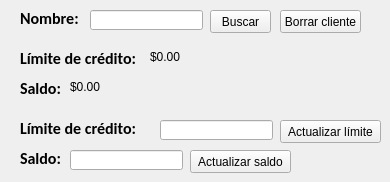
        <widget class="QWidget" name="tab_16">
         <attribute name="title">
          <string>Gestión de saldos</string>
         </attribute>
         <widget class="QLabel" name="nombre_cte_gest_sald">
          <property name="enabled">
           <bool>true</bool>
          </property>
          <property name="geometry">
           <rect>
            <x>20</x>
            <y>10</y>
            <width>71</width>
            <height>16</height>
           </rect>
          </property>
          <property name="font">
           <font>
            <family>Calibri</family>
            <pointsize>12</pointsize>
            <weight>75</weight>
            <bold>true</bold>
           </font>
          </property>
          <property name="text">
           <string>Nombre:</string>
          </property>
         </widget>
         <widget class="QLineEdit" name="celda_nombre_cte_gest_sald">
          <property name="enabled">
           <bool>true</bool>
          </property>
          <property name="geometry">
           <rect>
            <x>90</x>
            <y>10</y>
            <width>113</width>
            <height>20</height>
           </rect>
          </property>
         </widget>
         <widget class="QPushButton" name="boton_buscar_saldos_cte">
          <property name="geometry">
           <rect>
            <x>210</x>
            <y>10</y>
            <width>61</width>
            <height>23</height>
           </rect>
          </property>
          <property name="text">
           <string>Buscar</string>
          </property>
         </widget>
         <widget class="QLabel" name="nombre_cte_gest_sald_2">
          <property name="enabled">
           <bool>true</bool>
          </property>
          <property name="geometry">
           <rect>
            <x>20</x>
            <y>50</y>
            <width>121</width>
            <height>16</height>
           </rect>
          </property>
          <property name="font">
           <font>
            <family>Calibri</family>
            <pointsize>12</pointsize>
            <weight>75</weight>
            <bold>true</bold>
           </font>
          </property>
          <property name="text">
           <string>Límite de crédito:</string>
          </property>
         </widget>
         <widget class="QLabel" name="nombre_cte_gest_sald_3">
          <property name="enabled">
           <bool>true</bool>
          </property>
          <property name="geometry">
           <rect>
            <x>20</x>
            <y>150</y>
            <width>51</width>
            <height>16</height>
           </rect>
          </property>
          <property name="font">
           <font>
            <family>Calibri</family>
            <pointsize>12</pointsize>
            <weight>75</weight>
            <bold>true</bold>
           </font>
          </property>
          <property name="text">
           <string>Saldo:</string>
          </property>
         </widget>
         <widget class="QLineEdit" name="celda_nombre_cte_gest_sald_2">
          <property name="enabled">
           <bool>true</bool>
          </property>
          <property name="geometry">
           <rect>
            <x>160</x>
            <y>120</y>
            <width>113</width>
            <height>20</height>
           </rect>
          </property>
         </widget>
         <widget class="QLineEdit" name="celda_nombre_cte_gest_sald_3">
          <property name="enabled">
           <bool>true</bool>
          </property>
          <property name="geometry">
           <rect>
            <x>70</x>
            <y>150</y>
            <width>113</width>
            <height>20</height>
           </rect>
          </property>
         </widget>
         <widget class="QLabel" name="nombre_cte_gest_sald_4">
          <property name="enabled">
           <bool>true</bool>
          </property>
          <property name="geometry">
           <rect>
            <x>20</x>
            <y>120</y>
            <width>131</width>
            <height>16</height>
           </rect>
          </property>
          <property name="font">
           <font>
            <family>Calibri</family>
            <pointsize>12</pointsize>
            <weight>75</weight>
            <bold>true</bold>
           </font>
          </property>
          <property name="text">
           <string>Límite de crédito:</string>
          </property>
         </widget>
         <widget class="QPushButton" name="boton_actualizar_limite_credito_cte">
          <property name="geometry">
           <rect>
            <x>280</x>
            <y>120</y>
            <width>101</width>
            <height>23</height>
           </rect>
          </property>
          <property name="text">
           <string>Actualizar límite</string>
          </property>
         </widget>
         <widget class="QPushButton" name="boton_actualizar_saldo_cte">
          <property name="geometry">
           <rect>
            <x>190</x>
            <y>150</y>
            <width>101</width>
            <height>23</height>
           </rect>
          </property>
          <property name="text">
           <string>Actualizar saldo</string>
          </property>
         </widget>
         <widget class="QLabel" name="nombre_cte_gest_sald_5">
          <property name="enabled">
           <bool>true</bool>
          </property>
          <property name="geometry">
           <rect>
            <x>20</x>
            <y>80</y>
            <width>51</width>
            <height>16</height>
           </rect>
          </property>
          <property name="font">
           <font>
            <family>Calibri</family>
            <pointsize>12</pointsize>
            <weight>75</weight>
            <bold>true</bold>
           </font>
          </property>
          <property name="text">
           <string>Saldo:</string>
          </property>
         </widget>
         <widget class="QLabel" name="label_16">
          <property name="geometry">
           <rect>
            <x>150</x>
            <y>50</y>
            <width>47</width>
            <height>13</height>
           </rect>
          </property>
          <property name="text">
           <string>$0.00</string>
          </property>
         </widget>
         <widget class="QLabel" name="label_17">
          <property name="geometry">
           <rect>
            <x>70</x>
            <y>80</y>
            <width>47</width>
            <height>13</height>
           </rect>
          </property>
          <property name="text">
           <string>$0.00</string>
          </property>
         </widget>
         <widget class="QPushButton" name="boton_eliminacion_cliente">
          <property name="geometry">
           <rect>
            <x>280</x>
            <y>10</y>
            <width>81</width>
            <height>23</height>
           </rect>
          </property>
          <property name="text">
           <string>Borrar cliente</string>
          </property>
         </widget>
        </widget>
